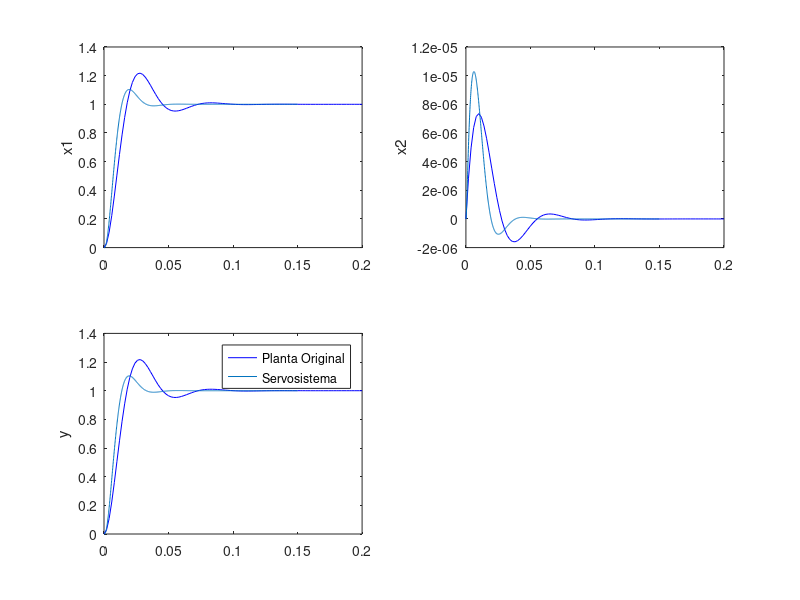

Reproduce this figure in MATLAB.
clear
clc
close all;

% Matrizes do Sistema
R1=51000;
R2=18000;
C1=0.0000001;
C2=0.00000068;

A=[0 1/C1;-1/(R1*R2*C2) (-1/(R1*C2))+(-1/(R2*C2))];
B=[0;1/(R1*R2*C2)];
C=[1 0];
D=0;

figure()
sistema=ss(A,B,C,D);
[Y,t,X]=step(sistema);

% separando os elementos do vetor X
x1a=X(:,1);
x1b=X(:,2);

figure(1)
subplot(2,2,1)
plot(t,x1a,'b')
hold on
subplot(2,2,2)
plot(t,x1b,'b')
hold on
subplot(2,2,3)
plot(t,Y,'b')
hold on

% autovalores desejados
s1 = -120.0000000000000 + 163.7251624610209i ;
s2 = -120.0000000000000 - 163.7251624610209i;
s3 = -2029.924353834096;
A_chapeu = [A zeros(2,1);-C 0];
B_chapeu = [B;0];

% teste de controlabilidade   = n+1 ?
rank([A B;-C 0])

% Matriz de ganhos do controlador K_chapeu = [k1 k2 -ki]
K_chapeu=acker(A_chapeu,B_chapeu,[s1 s2 s3])

% Verificando
eig(A_chapeu-B_chapeu*K_chapeu)

K=[K_chapeu(1) K_chapeu(2)];
Ki=-K_chapeu(3);
AA=[A-B*K B*Ki;-C 0];
BB=[0;0;1];
CC=[1 0 0];
DD=0;
sistema= ss(AA,BB,CC,DD);
% [Y,t,X] = step(sistema);
% x1a=X(:,1);
% x1b=X(:,2);
% 
% subplot(2,2,1)
% plot(t,x1a)
% hold on
% subplot(2,2,2)
% plot(t,x1b)
% hold on
% subplot(2,2,3)
% plot(t,Y)
% hold on


clear u
T = 1e-4;
k = 0:1:(0.15/T);
r=ones(1,length(k));

% condições iniciais
x1(1)= 0;  %  para k = 0
x2(1)= 0;  %  para k = 0
zeta(1)= 0;

u(1)=Ki*zeta(1);

x1_ponto(1)=B(1)*u(1);  %  para k = 0
x2_ponto(1)=B(2)*u(1);  %  para k = 0

y(1)=C(1)*x1(1)+C(2)*x2(1);  %  para k = 0

zeta_ponto(1)= r(1)-y(1);

for j=2:length(k)
    % Equações dos integradores
    x1(j)=T*x1_ponto(j-1)+x1(j-1);
    x2(j)=T*x2_ponto(j-1)+x2(j-1);    

    zeta(j)=T*zeta_ponto(j-1)+zeta(j-1);

    % U=-K*X+Ki*zeta
    u(j)=-(K(1)*x1(j)+K(2)*x2(j))+Ki*zeta(j);
   
    % Equação diferencial de estados:  Xponto=A*X+B*U
    x1_ponto(j)=A(1,1)*x1(j)+A(1,2)*x2(j)+B(1)*u(j);  
    x2_ponto(j)=A(2,1)*x1(j)+A(2,2)*x2(j)+B(2)*u(j); 
   
    % Equação de Saída: Y=C*X+D*U
    y(j)=C(1)*x1(j)+C(2)*x2(j);

    %Erro 
    zeta_ponto(j)= r(j)-y(j);


end

subplot(2,2,1)
plot(k*T,x1)
ylabel('x1')
subplot(2,2,2)
plot(k*T,x2)
ylabel('x2')
subplot(2,2,3)
plot(k*T,y)
ylabel('y')
legend('Planta Original', 'Servosistema')

hold off